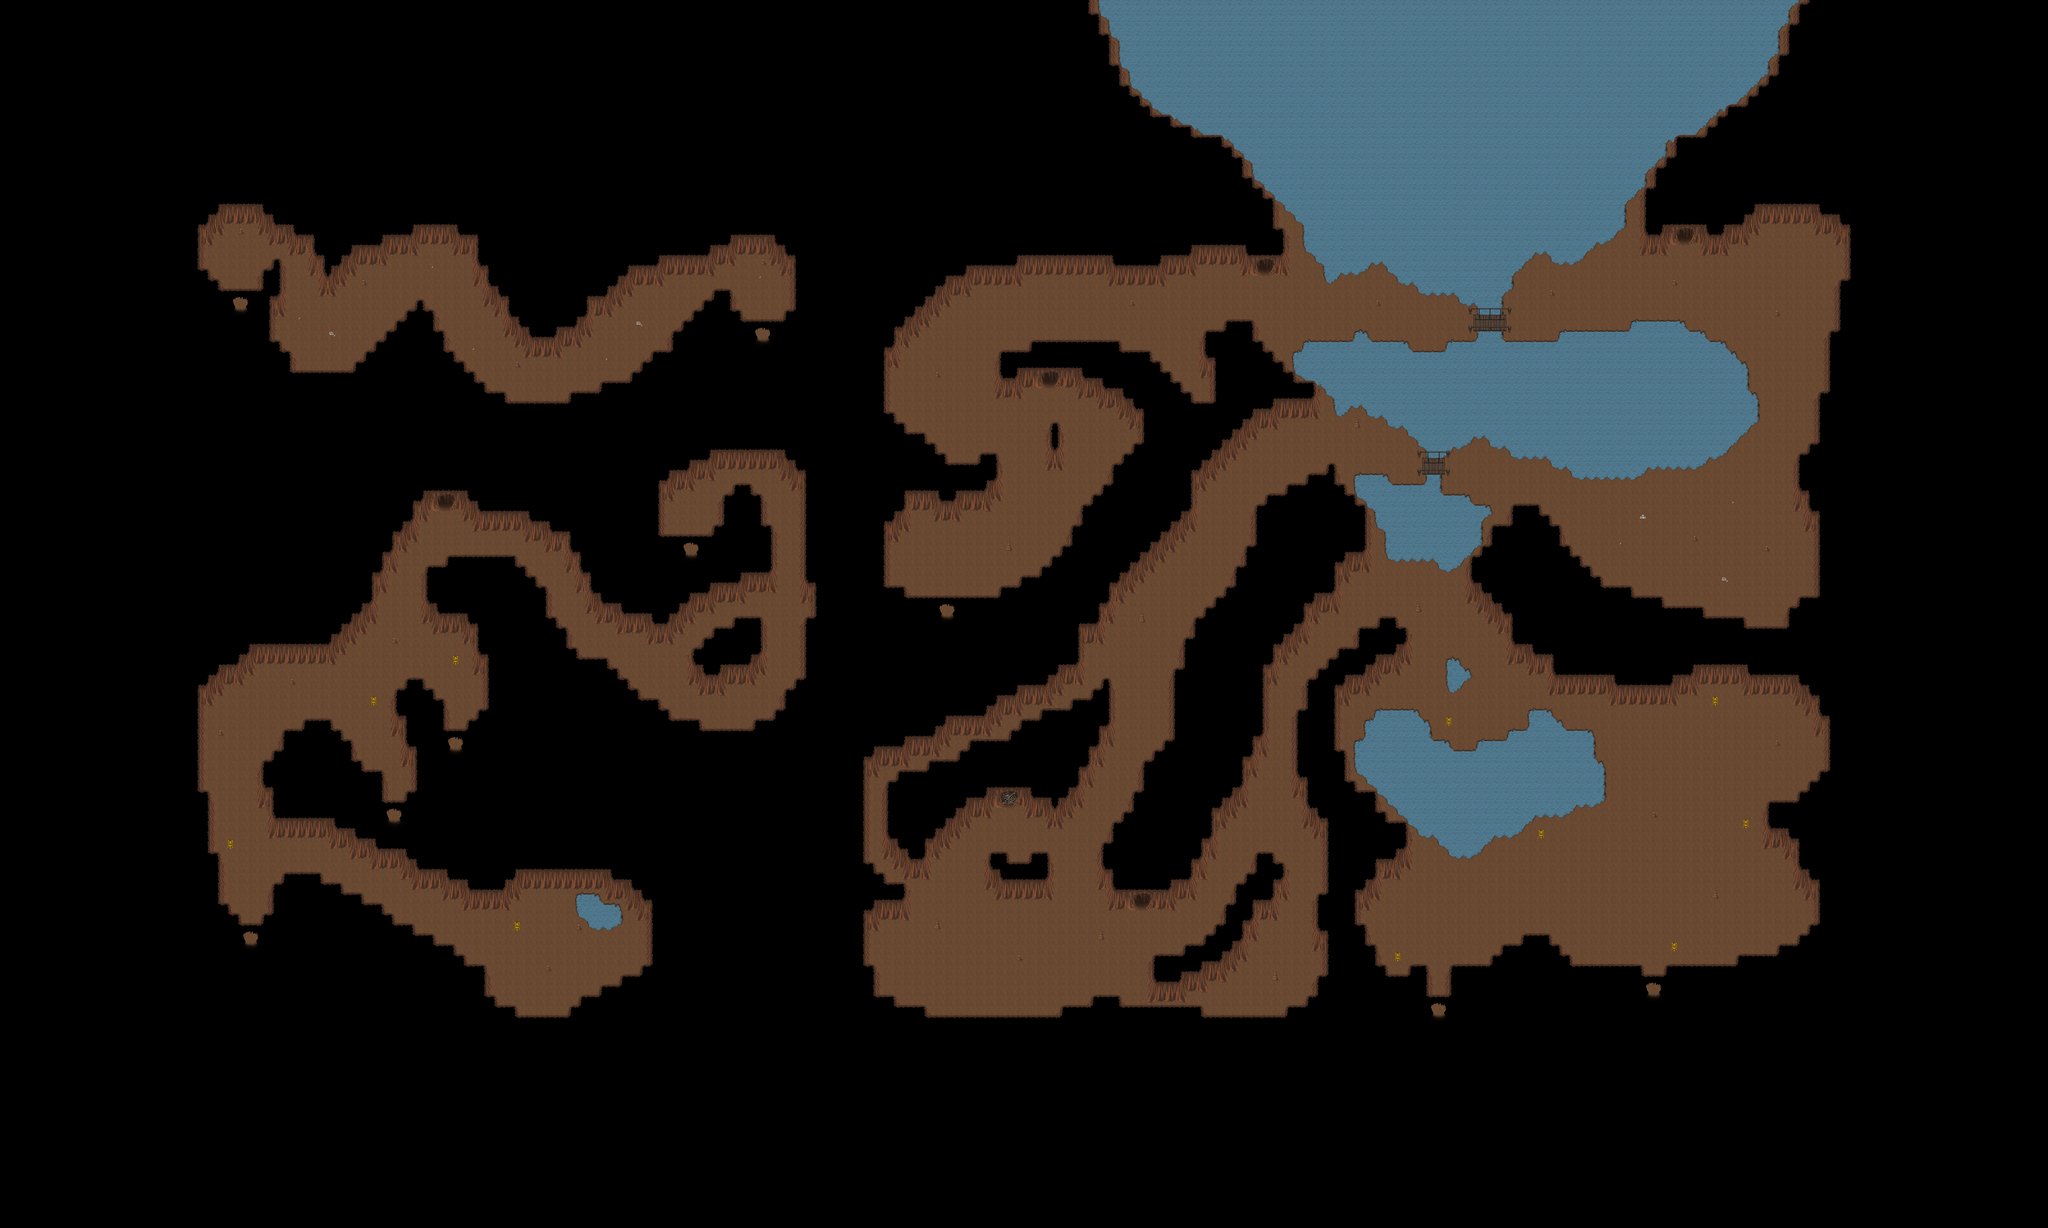

The image is a tile-based game level rendered from a .tmx file. Its description and source (layers, tilesets, objects; grid data summarised) follow:
An orthogonal 200x120 tile map with 32x32 px tiles, 4 tile layers (Ground, Water shimmer, Fringe, Top), 1 hidden layer not drawn, 5 tilesets and 31 objects (13x warp, 10x PARTICLE_EFFECT, 6x spawn, 2x script).

<map version="1.0" orientation="orthogonal" width="200" height="120" tilewidth="32" tileheight="32">
 <properties>
  <property name="minimap" value="/graphics/minimaps/008-1.png" />
  <property name="music" value="finalman_and_yakslem-cavesong.ogg" />
  <property name="name" value="Cavernas Alagadas" />
  <property name="overlay0image" value="graphics/images/ambient/spotlight.png" />
  <property name="pasta" value="Caverna" />
 </properties>
 <tileset firstgid="1" name="collision" tilewidth="32" tileheight="32">
  <image source="../graphics/tiles/collision.png" width="64" height="32" />
 </tileset>
 <tileset firstgid="3" name="Cave" tilewidth="32" tileheight="32">
  <image source="../graphics/tiles/cave.png" width="512" height="256" />
 </tileset>
 <tileset firstgid="131" name="cave X2" tilewidth="32" tileheight="64">
  <image source="../graphics/tiles/cave_x2.png" width="512" height="64" />
 </tileset>
 <tileset firstgid="147" name="obj_caverna" tilewidth="32" tileheight="32">
  <image source="../graphics/tiles/objetos_caverna.png" width="512" height="128" />
 </tileset>
 <tileset firstgid="211" name="animated wetwall" tilewidth="32" tileheight="32">
  <image source="../graphics/tiles/cave_ani_wetwall.png" width="512" height="192" />
  <tile id="0">
   <properties>
    <property name="animation-delay0" value="10" />
    <property name="animation-delay1" value="10" />
    <property name="animation-delay10" value="10" />
    <property name="animation-delay11" value="10" />
    <property name="animation-delay12" value="10" />
    <property name="animation-delay13" value="10" />
    <property name="animation-delay14" value="10" />
    <property name="animation-delay15" value="10" />
    <property name="animation-delay2" value="10" />
    <property name="animation-delay3" value="10" />
    <property name="animation-delay4" value="10" />
    <property name="animation-delay5" value="10" />
    <property name="animation-delay6" value="10" />
    <property name="animation-delay7" value="10" />
    <property name="animation-delay8" value="10" />
    <property name="animation-delay9" value="10" />
    <property name="animation-frame0" value="0" />
    <property name="animation-frame1" value="1" />
    <property name="animation-frame10" value="10" />
    <property name="animation-frame11" value="11" />
    <property name="animation-frame12" value="12" />
    <property name="animation-frame13" value="13" />
    <property name="animation-frame14" value="14" />
    <property name="animation-frame15" value="15" />
    <property name="animation-frame2" value="2" />
    <property name="animation-frame3" value="3" />
    <property name="animation-frame4" value="4" />
    <property name="animation-frame5" value="5" />
    <property name="animation-frame6" value="6" />
    <property name="animation-frame7" value="7" />
    <property name="animation-frame8" value="8" />
    <property name="animation-frame9" value="9" />
   </properties>
  </tile>
  <tile id="16">
   <properties>
    <property name="animation-delay0" value="10" />
    <property name="animation-delay1" value="10" />
    <property name="animation-delay10" value="10" />
    <property name="animation-delay11" value="10" />
    <property name="animation-delay12" value="10" />
    <property name="animation-delay13" value="10" />
    <property name="animation-delay14" value="10" />
    <property name="animation-delay15" value="10" />
    <property name="animation-delay2" value="10" />
    <property name="animation-delay3" value="10" />
    <property name="animation-delay4" value="10" />
    <property name="animation-delay5" value="10" />
    <property name="animation-delay6" value="10" />
    <property name="animation-delay7" value="10" />
    <property name="animation-delay8" value="10" />
    <property name="animation-delay9" value="10" />
    <property name="animation-frame0" value="16" />
    <property name="animation-frame1" value="17" />
    <property name="animation-frame10" value="26" />
    <property name="animation-frame11" value="27" />
    <property name="animation-frame12" value="28" />
    <property name="animation-frame13" value="29" />
    <property name="animation-frame14" value="30" />
    <property name="animation-frame15" value="31" />
    <property name="animation-frame2" value="18" />
    <property name="animation-frame3" value="19" />
    <property name="animation-frame4" value="20" />
    <property name="animation-frame5" value="21" />
    <property name="animation-frame6" value="22" />
    <property name="animation-frame7" value="23" />
    <property name="animation-frame8" value="24" />
    <property name="animation-frame9" value="25" />
   </properties>
  </tile>
  <tile id="32">
   <properties>
    <property name="animation-delay0" value="100" />
    <property name="animation-delay1" value="10" />
    <property name="animation-delay10" value="10" />
    <property name="animation-delay11" value="10" />
    <property name="animation-delay12" value="10" />
    <property name="animation-delay13" value="10" />
    <property name="animation-delay14" value="10" />
    <property name="animation-delay2" value="10" />
    <property name="animation-delay3" value="50" />
    <property name="animation-delay4" value="70" />
    <property name="animation-delay5" value="10" />
    <property name="animation-delay6" value="10" />
    <property name="animation-delay7" value="10" />
    <property name="animation-delay8" value="10" />
    <property name="animation-delay9" value="10" />
    <property name="animation-frame0" value="32" />
    <property name="animation-frame1" value="33" />
    <property name="animation-frame10" value="41" />
    <property name="animation-frame11" value="42" />
    <property name="animation-frame12" value="43" />
    <property name="animation-frame13" value="44" />
    <property name="animation-frame14" value="45" />
    <property name="animation-frame2" value="34" />
    <property name="animation-frame3" value="32" />
    <property name="animation-frame4" value="35" />
    <property name="animation-frame5" value="36" />
    <property name="animation-frame6" value="37" />
    <property name="animation-frame7" value="38" />
    <property name="animation-frame8" value="39" />
    <property name="animation-frame9" value="40" />
   </properties>
  </tile>
  <tile id="48">
   <properties>
    <property name="animation-delay0" value="100" />
    <property name="animation-delay1" value="10" />
    <property name="animation-delay10" value="10" />
    <property name="animation-delay11" value="10" />
    <property name="animation-delay12" value="10" />
    <property name="animation-delay13" value="10" />
    <property name="animation-delay14" value="10" />
    <property name="animation-delay2" value="10" />
    <property name="animation-delay3" value="50" />
    <property name="animation-delay4" value="70" />
    <property name="animation-delay5" value="10" />
    <property name="animation-delay6" value="10" />
    <property name="animation-delay7" value="10" />
    <property name="animation-delay8" value="10" />
    <property name="animation-delay9" value="10" />
    <property name="animation-frame0" value="48" />
    <property name="animation-frame1" value="49" />
    <property name="animation-frame10" value="57" />
    <property name="animation-frame11" value="58" />
    <property name="animation-frame12" value="59" />
    <property name="animation-frame13" value="60" />
    <property name="animation-frame14" value="61" />
    <property name="animation-frame2" value="50" />
    <property name="animation-frame3" value="48" />
    <property name="animation-frame4" value="51" />
    <property name="animation-frame5" value="52" />
    <property name="animation-frame6" value="53" />
    <property name="animation-frame7" value="54" />
    <property name="animation-frame8" value="55" />
    <property name="animation-frame9" value="56" />
   </properties>
  </tile>
  <tile id="64">
   <properties>
    <property name="animation-delay0" value="100" />
    <property name="animation-delay1" value="10" />
    <property name="animation-delay10" value="10" />
    <property name="animation-delay11" value="10" />
    <property name="animation-delay12" value="10" />
    <property name="animation-delay13" value="10" />
    <property name="animation-delay14" value="10" />
    <property name="animation-delay2" value="10" />
    <property name="animation-delay3" value="50" />
    <property name="animation-delay4" value="70" />
    <property name="animation-delay5" value="10" />
    <property name="animation-delay6" value="10" />
    <property name="animation-delay7" value="10" />
    <property name="animation-delay8" value="10" />
    <property name="animation-delay9" value="10" />
    <property name="animation-frame0" value="64" />
    <property name="animation-frame1" value="65" />
    <property name="animation-frame10" value="73" />
    <property name="animation-frame11" value="74" />
    <property name="animation-frame12" value="75" />
    <property name="animation-frame13" value="76" />
    <property name="animation-frame14" value="77" />
    <property name="animation-frame2" value="66" />
    <property name="animation-frame3" value="64" />
    <property name="animation-frame4" value="67" />
    <property name="animation-frame5" value="68" />
    <property name="animation-frame6" value="69" />
    <property name="animation-frame7" value="70" />
    <property name="animation-frame8" value="71" />
    <property name="animation-frame9" value="72" />
   </properties>
  </tile>
  <tile id="80">
   <properties>
    <property name="animation-delay0" value="100" />
    <property name="animation-delay1" value="10" />
    <property name="animation-delay10" value="10" />
    <property name="animation-delay11" value="10" />
    <property name="animation-delay12" value="10" />
    <property name="animation-delay13" value="10" />
    <property name="animation-delay14" value="10" />
    <property name="animation-delay2" value="10" />
    <property name="animation-delay3" value="50" />
    <property name="animation-delay4" value="70" />
    <property name="animation-delay5" value="10" />
    <property name="animation-delay6" value="10" />
    <property name="animation-delay7" value="10" />
    <property name="animation-delay8" value="10" />
    <property name="animation-delay9" value="10" />
    <property name="animation-frame0" value="80" />
    <property name="animation-frame1" value="81" />
    <property name="animation-frame10" value="89" />
    <property name="animation-frame11" value="90" />
    <property name="animation-frame12" value="91" />
    <property name="animation-frame13" value="92" />
    <property name="animation-frame14" value="93" />
    <property name="animation-frame2" value="82" />
    <property name="animation-frame3" value="80" />
    <property name="animation-frame4" value="83" />
    <property name="animation-frame5" value="84" />
    <property name="animation-frame6" value="85" />
    <property name="animation-frame7" value="86" />
    <property name="animation-frame8" value="87" />
    <property name="animation-frame9" value="88" />
   </properties>
  </tile>
 </tileset>
 <layer name="Ground" width="200" height="120">
  <data>[24000 cells, 24000 non-empty, 57 distinct tile ids]</data>
 </layer>
 <layer name="Water shimmer" width="200" height="120">
  <data>[24000 cells, 146 non-empty, 4 distinct tile ids]</data>
 </layer>
 <layer name="Fringe" width="200" height="120">
  <data>[24000 cells, 92 non-empty, 21 distinct tile ids]</data>
 </layer>
 <layer name="Top" width="200" height="120">
  <data>[24000 cells, 805 non-empty, 5 distinct tile ids]</data>
 </layer>
 <layer name="Collision" width="200" height="120" visible="0">
  <data>[24000 cells, 19435 non-empty, 1 distinct tile ids]</data>
 </layer>
 <objectgroup name="spawns" width="0" height="0" visible="0">
  <object name="Limo Vermelho (5)" type="spawn" x="1344" y="2624" width="672" height="576">
   <properties>
    <property name="max_beings" value="5" />
    <property name="monster_id" value="6" />
   </properties>
  </object>
  <object name="Escorpiao (8)" type="spawn" x="640" y="1408" width="1888" height="1184">
   <properties>
    <property name="max_beings" value="8" />
    <property name="monster_id" value="1" />
   </properties>
  </object>
  <object name="Escorpião Preto (15)" type="spawn" x="2688" y="1824" width="2976" height="1344">
   <properties>
    <property name="max_beings" value="15" />
    <property name="monster_id" value="7" />
   </properties>
  </object>
  <object name="Limo Vermelho (15)" type="spawn" x="2752" y="672" width="2976" height="2432">
   <properties>
    <property name="max_beings" value="15" />
    <property name="monster_id" value="6" />
   </properties>
  </object>
  <object name="Aranha (15)" type="spawn" x="2688" y="736" width="3008" height="1344">
   <properties>
    <property name="max_beings" value="15" />
    <property name="monster_id" value="10" />
   </properties>
  </object>
  <object name="Limo Vermelho (5)" type="spawn" x="640" y="704" width="1824" height="576">
   <properties>
    <property name="max_beings" value="5" />
    <property name="monster_id" value="6" />
   </properties>
  </object>
 </objectgroup>
 <objectgroup name="Objects" width="0" height="0">
  <object name="Desvio!" type="script" x="1440" y="1632" width="32" height="32">
   <properties>
    <property name="name" value="Desvio!" />
    <property name="npc" value="155" />
    <property name="script" value="mes &quot;[Desvio]&quot;;" />
    <property name="script1" value="mes &quot;* Use esta nova passagem para contornar a passagem bloqueada.&quot;;" />
   </properties>
  </object>
  <object name="paraFora1" type="warp" x="4480" y="3136" width="32" height="32">
   <properties>
    <property name="dest_map" value="008" />
    <property name="dest_x" value="800" />
    <property name="dest_y" value="1376" />
   </properties>
  </object>
  <object name="graphics/particles/flame.particle.xml" type="PARTICLE_EFFECT" x="4800" y="2624" width="32" height="32" />
  <object name="graphics/particles/flame.particle.xml" type="PARTICLE_EFFECT" x="5440" y="2592" width="32" height="32" />
  <object name="graphics/particles/flame.particle.xml" type="PARTICLE_EFFECT" x="5344" y="2208" width="32" height="32" />
  <object name="graphics/particles/flame.particle.xml" type="PARTICLE_EFFECT" x="4512" y="2272" width="32" height="32" />
  <object name="graphics/particles/flame.particle.xml" type="PARTICLE_EFFECT" x="4352" y="3008" width="32" height="32" />
  <object name="graphics/particles/flame.particle.xml" type="PARTICLE_EFFECT" x="5216" y="2976" width="32" height="32" />
  <object name="paraFora2" type="warp" x="5152" y="3072" width="32" height="32">
   <properties>
    <property name="dest_map" value="008" />
    <property name="dest_x" value="1312" />
    <property name="dest_y" value="1280" />
   </properties>
  </object>
  <object name="paraFora3" type="warp" x="2944" y="1888" width="32" height="32">
   <properties>
    <property name="dest_map" value="008-1" />
    <property name="dest_x" value="1376" />
    <property name="dest_y" value="1568" />
   </properties>
  </object>
  <object name="paraFora" type="warp" x="1216" y="2528" width="32" height="32">
   <properties>
    <property name="dest_map" value="007" />
    <property name="dest_x" value="4544" />
    <property name="dest_y" value="1056" />
   </properties>
  </object>
  <object name="graphics/particles/flame.particle.xml" type="PARTICLE_EFFECT" x="704" y="2656" width="32" height="32" />
  <object name="graphics/particles/flame.particle.xml" type="PARTICLE_EFFECT" x="1152" y="2208" width="32" height="32" />
  <object name="paraCima" type="warp" x="1408" y="2304" width="32" height="32">
   <properties>
    <property name="dest_map" value="007" />
    <property name="dest_x" value="4736" />
    <property name="dest_y" value="832" />
   </properties>
  </object>
  <object name="graphics/particles/flame.particle.xml" type="PARTICLE_EFFECT" x="1600" y="2912" width="32" height="32" />
  <object name="graphics/particles/flame.particle.xml" type="PARTICLE_EFFECT" x="1408" y="2080" width="32" height="32" />
  <object name="paraDentro3" type="warp" x="1376" y="1568" width="32" height="32">
   <properties>
    <property name="dest_map" value="008-1" />
    <property name="dest_x" value="2944" />
    <property name="dest_y" value="1888" />
   </properties>
  </object>
  <object name="paraBaixo" type="warp" x="768" y="2912" width="32" height="32">
   <properties>
    <property name="dest_map" value="007" />
    <property name="dest_x" value="4096" />
    <property name="dest_y" value="1440" />
   </properties>
  </object>
  <object name="atalho1" type="warp" x="736" y="928" width="32" height="32">
   <properties>
    <property name="dest_map" value="008-1" />
    <property name="dest_x" value="3936" />
    <property name="dest_y" value="832" />
   </properties>
  </object>
  <object name="atalho2" type="warp" x="2368" y="1024" width="32" height="32">
   <properties>
    <property name="dest_map" value="008-1" />
    <property name="dest_x" value="5248" />
    <property name="dest_y" value="736" />
   </properties>
  </object>
  <object name="atalho3" type="warp" x="3936" y="832" width="32" height="32">
   <properties>
    <property name="dest_map" value="008-1" />
    <property name="dest_x" value="736" />
    <property name="dest_y" value="928" />
   </properties>
  </object>
  <object name="atalho4" type="warp" x="5248" y="736" width="32" height="32">
   <properties>
    <property name="dest_map" value="008-1" />
    <property name="dest_x" value="2368" />
    <property name="dest_y" value="1024" />
   </properties>
  </object>
  <object name="paraDentro4" type="warp" x="2144" y="1696" width="32" height="32">
   <properties>
    <property name="dest_map" value="008-1" />
    <property name="dest_x" value="3264" />
    <property name="dest_y" value="1184" />
   </properties>
  </object>
  <object name="paraFora4" type="warp" x="3264" y="1184" width="32" height="32">
   <properties>
    <property name="dest_map" value="008-1" />
    <property name="dest_x" value="2144" />
    <property name="dest_y" value="1696" />
   </properties>
  </object>
 </objectgroup>
 <objectgroup name="pedraEmanar" width="0" height="0">
  <object name="Pedra de Emanar Alma" type="script" x="5248" y="2400" width="32" height="32">
   <properties>
    <property name="npc_id" value="pedraEmanar" />
   </properties>
  </object>
 </objectgroup>
</map>
